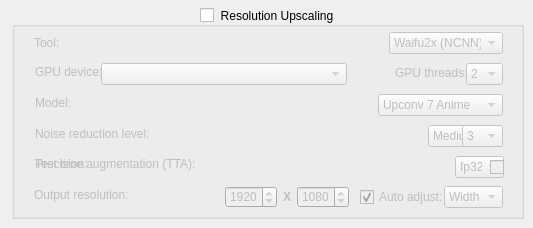
        <widget class="QWidget" name="UpscalingTab">
         <attribute name="title">
          <string>Upscaling</string>
         </attribute>
         <widget class="QGroupBox" name="UpscalingGB">
          <property name="geometry">
           <rect>
            <x>12</x>
            <y>7</y>
            <width>512</width>
            <height>212</height>
           </rect>
          </property>
          <property name="toolTip">
           <string>Enables/disables resolution upscaling.</string>
          </property>
          <property name="title">
           <string>Resolution Upscaling</string>
          </property>
          <property name="alignment">
           <set>Qt::AlignCenter</set>
          </property>
          <property name="checkable">
           <bool>true</bool>
          </property>
          <property name="checked">
           <bool>false</bool>
          </property>
          <widget class="QLabel" name="GPUThreadUpscaleLabel">
           <property name="geometry">
            <rect>
             <x>383</x>
             <y>56</y>
             <width>71</width>
             <height>20</height>
            </rect>
           </property>
           <property name="text">
            <string>GPU threads:</string>
           </property>
          </widget>
          <widget class="QComboBox" name="ToolUpscaleDD">
           <property name="geometry">
            <rect>
             <x>377</x>
             <y>25</y>
             <width>114</width>
             <height>22</height>
            </rect>
           </property>
           <property name="toolTip">
            <string>The upscaling tool to use.</string>
           </property>
           <property name="currentText">
            <string>Waifu2x (NCNN)</string>
           </property>
           <property name="currentIndex">
            <number>0</number>
           </property>
           <item>
            <property name="text">
             <string>Waifu2x (NCNN)</string>
            </property>
           </item>
           <item>
            <property name="text">
             <string>SRMD (NCNN)</string>
            </property>
           </item>
          </widget>
          <widget class="QLabel" name="ToolUpscaleLabel">
           <property name="geometry">
            <rect>
             <x>22</x>
             <y>28</y>
             <width>49</width>
             <height>16</height>
            </rect>
           </property>
           <property name="text">
            <string>Tool:</string>
           </property>
          </widget>
          <widget class="QComboBox" name="GPUThreadUpscaleDD">
           <property name="geometry">
            <rect>
             <x>454</x>
             <y>56</y>
             <width>37</width>
             <height>22</height>
            </rect>
           </property>
           <property name="toolTip">
            <string>Sets the number of GPU threads to use for upscaling.</string>
           </property>
           <property name="currentIndex">
            <number>1</number>
           </property>
           <item>
            <property name="text">
             <string>1</string>
            </property>
           </item>
           <item>
            <property name="text">
             <string>2</string>
            </property>
           </item>
           <item>
            <property name="text">
             <string>3</string>
            </property>
           </item>
           <item>
            <property name="text">
             <string>4</string>
            </property>
           </item>
          </widget>
          <widget class="QComboBox" name="GPUUpscaleDD">
           <property name="geometry">
            <rect>
             <x>89</x>
             <y>56</y>
             <width>246</width>
             <height>22</height>
            </rect>
           </property>
           <property name="toolTip">
            <string>Sets the GPU to use for frame rendering.</string>
           </property>
          </widget>
          <widget class="QLabel" name="GPULabel">
           <property name="geometry">
            <rect>
             <x>23</x>
             <y>57</y>
             <width>66</width>
             <height>16</height>
            </rect>
           </property>
           <property name="text">
            <string>GPU device:</string>
           </property>
          </widget>
          <widget class="QComboBox" name="ModelUpscaleDD">
           <property name="geometry">
            <rect>
             <x>366</x>
             <y>87</y>
             <width>125</width>
             <height>22</height>
            </rect>
           </property>
           <property name="toolTip">
            <string>Sets the model to use for Waifu2x.</string>
           </property>
           <item>
            <property name="text">
             <string>Upconv 7 Anime</string>
            </property>
           </item>
           <item>
            <property name="text">
             <string>Upconv 7 Photo</string>
            </property>
           </item>
           <item>
            <property name="text">
             <string>Cunet (2D)</string>
            </property>
           </item>
           <item>
            <property name="text">
             <string>DeNoise Only</string>
            </property>
           </item>
          </widget>
          <widget class="QLabel" name="ModelUpscaleLabel">
           <property name="geometry">
            <rect>
             <x>23</x>
             <y>88</y>
             <width>52</width>
             <height>16</height>
            </rect>
           </property>
           <property name="text">
            <string>Model:</string>
           </property>
          </widget>
          <widget class="QLabel" name="NoiseReduc2xLabel">
           <property name="geometry">
            <rect>
             <x>23</x>
             <y>119</y>
             <width>123</width>
             <height>16</height>
            </rect>
           </property>
           <property name="text">
            <string>Noise reduction level:</string>
           </property>
          </widget>
          <widget class="QComboBox" name="NoiseReduc2xDD">
           <property name="geometry">
            <rect>
             <x>416</x>
             <y>118</y>
             <width>75</width>
             <height>22</height>
            </rect>
           </property>
           <property name="toolTip">
            <string>Sets the noise reduction level for Waifu2x.</string>
           </property>
           <property name="currentIndex">
            <number>2</number>
           </property>
           <item>
            <property name="text">
             <string>None</string>
            </property>
           </item>
           <item>
            <property name="text">
             <string>Low</string>
            </property>
           </item>
           <item>
            <property name="text">
             <string>Medium</string>
            </property>
           </item>
           <item>
            <property name="text">
             <string>High</string>
            </property>
           </item>
           <item>
            <property name="text">
             <string>Highest</string>
            </property>
           </item>
          </widget>
          <widget class="QLabel" name="Precision2xLabel">
           <property name="geometry">
            <rect>
             <x>23</x>
             <y>149</y>
             <width>58</width>
             <height>16</height>
            </rect>
           </property>
           <property name="text">
            <string>Precision:</string>
           </property>
          </widget>
          <widget class="QComboBox" name="Precision2xDD">
           <property name="geometry">
            <rect>
             <x>443</x>
             <y>149</y>
             <width>49</width>
             <height>22</height>
            </rect>
           </property>
           <property name="toolTip">
            <string>Sets the color precision for the upscaled video.</string>
           </property>
           <item>
            <property name="text">
             <string>fp32</string>
            </property>
           </item>
           <item>
            <property name="text">
             <string>fp16</string>
            </property>
           </item>
          </widget>
          <widget class="QLabel" name="OutResolutionLabel">
           <property name="geometry">
            <rect>
             <x>22</x>
             <y>180</y>
             <width>103</width>
             <height>16</height>
            </rect>
           </property>
           <property name="text">
            <string>Output resolution:</string>
           </property>
          </widget>
          <widget class="QSpinBox" name="Width2xNUD">
           <property name="geometry">
            <rect>
             <x>213</x>
             <y>179</y>
             <width>52</width>
             <height>22</height>
            </rect>
           </property>
           <property name="toolTip">
            <string>The output width.</string>
           </property>
           <property name="minimum">
            <number>640</number>
           </property>
           <property name="maximum">
            <number>7680</number>
           </property>
           <property name="value">
            <number>1920</number>
           </property>
          </widget>
          <widget class="QLabel" name="Eks2Label">
           <property name="geometry">
            <rect>
             <x>271</x>
             <y>182</y>
             <width>19</width>
             <height>16</height>
            </rect>
           </property>
           <property name="text">
            <string>&lt;html&gt;&lt;head/&gt;&lt;body&gt;&lt;p&gt;&lt;span style=&quot; font-weight:700;&quot;&gt;X&lt;/span&gt;&lt;/p&gt;&lt;/body&gt;&lt;/html&gt;</string>
           </property>
          </widget>
          <widget class="QSpinBox" name="Height2xNUD">
           <property name="geometry">
            <rect>
             <x>285</x>
             <y>179</y>
             <width>52</width>
             <height>22</height>
            </rect>
           </property>
           <property name="toolTip">
            <string>The output height.</string>
           </property>
           <property name="minimum">
            <number>360</number>
           </property>
           <property name="maximum">
            <number>4320</number>
           </property>
           <property name="value">
            <number>1080</number>
           </property>
          </widget>
          <widget class="QComboBox" name="AutoAdjDD">
           <property name="geometry">
            <rect>
             <x>432</x>
             <y>179</y>
             <width>59</width>
             <height>22</height>
            </rect>
           </property>
           <property name="toolTip">
            <string>Sets the side to auto adjust.</string>
           </property>
           <property name="currentIndex">
            <number>1</number>
           </property>
           <item>
            <property name="text">
             <string>Height</string>
            </property>
           </item>
           <item>
            <property name="text">
             <string>Width</string>
            </property>
           </item>
          </widget>
          <widget class="QCheckBox" name="AutoAdjCB">
           <property name="geometry">
            <rect>
             <x>348</x>
             <y>180</y>
             <width>83</width>
             <height>20</height>
            </rect>
           </property>
           <property name="toolTip">
            <string>enables auto adjusting the output resoltion.</string>
           </property>
           <property name="text">
            <string>Auto adjust:</string>
           </property>
           <property name="checked">
            <bool>true</bool>
           </property>
          </widget>
          <widget class="QLabel" name="TTA2xLabel">
           <property name="geometry">
            <rect>
             <x>23</x>
             <y>149</y>
             <width>163</width>
             <height>16</height>
            </rect>
           </property>
           <property name="text">
            <string>Test time augmentation (TTA):</string>
           </property>
          </widget>
          <widget class="QCheckBox" name="TTA2xCB">
           <property name="geometry">
            <rect>
             <x>478</x>
             <y>150</y>
             <width>19</width>
             <height>20</height>
            </rect>
           </property>
           <property name="toolTip">
            <string>Sets test time augmentation (slow!).</string>
           </property>
           <property name="text">
            <string/>
           </property>
          </widget>
          <widget class="QComboBox" name="NoiseLabelSDDD">
           <property name="geometry">
            <rect>
             <x>450</x>
             <y>118</y>
             <width>41</width>
             <height>22</height>
            </rect>
           </property>
           <property name="toolTip">
            <string>Sets the noise reduction level for SRMD.</string>
           </property>
           <property name="currentIndex">
            <number>3</number>
           </property>
           <item>
            <property name="text">
             <string>0</string>
            </property>
           </item>
           <item>
            <property name="text">
             <string>1</string>
            </property>
           </item>
           <item>
            <property name="text">
             <string>2</string>
            </property>
           </item>
           <item>
            <property name="text">
             <string>3</string>
            </property>
           </item>
           <item>
            <property name="text">
             <string>4</string>
            </property>
           </item>
           <item>
            <property name="text">
             <string>5</string>
            </property>
           </item>
           <item>
            <property name="text">
             <string>6</string>
            </property>
           </item>
           <item>
            <property name="text">
             <string>7</string>
            </property>
           </item>
           <item>
            <property name="text">
             <string>8</string>
            </property>
           </item>
           <item>
            <property name="text">
             <string>9</string>
            </property>
           </item>
           <item>
            <property name="text">
             <string>10</string>
            </property>
           </item>
          </widget>
         </widget>
        </widget>
